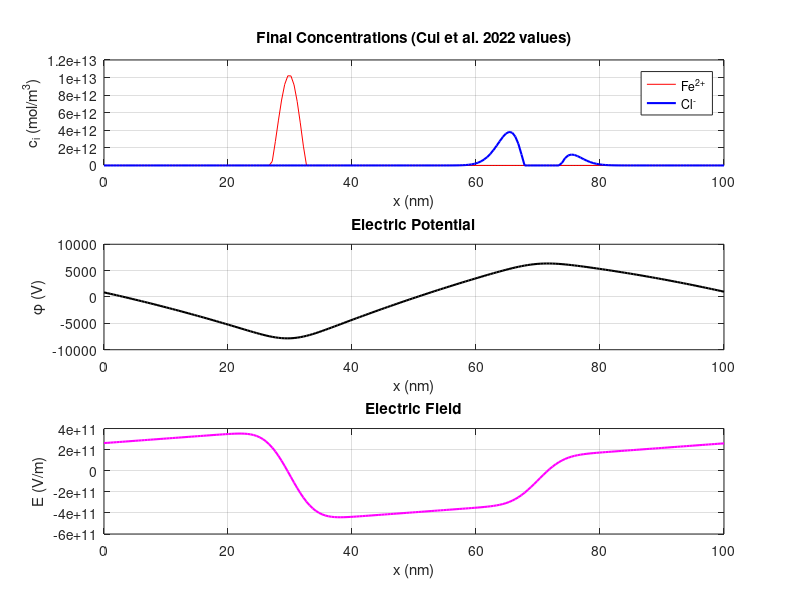
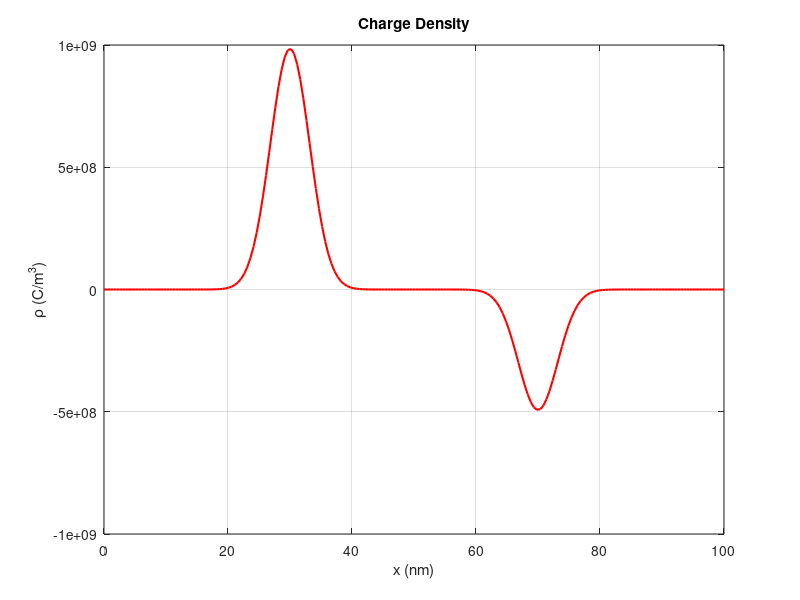

Write the MATLAB code that produced these figures, in order.
#!/usr/bin/env -S octave --no-gui --quiet
set(0, "defaultfigurevisible", "off");  % hide figure window
addpath(genpath("./../../src"));  % add src folder to path

clear; clc; close all;

% -------------------------------------------------------------------------
% Domain setup
% -------------------------------------------------------------------------
Nx = 200;
Lx = 1.0e-7;              % 100 nm domain
dx = Lx / (Nx - 1);
x  = linspace(0, Lx, Nx);

% -------------------------------------------------------------------------
% Physical constants (Cui et al. 2022)
% -------------------------------------------------------------------------
epsilon0 = 8.854e-12;     % vacuum permittivity (F/m)
F = 96485;                 % Faraday constant (C/mol)
R = 8.314;                 % gas constant (J/mol/K)
T = 298;                   % temperature (K)

% Diffusion coefficients (m^2/s)
D_Fe = 5e-10;
D_Cl = 5e-10;

% Mobilities (Nernst–Einstein relation)
mu_Fe = D_Fe * F / (R * T);
mu_Cl = D_Cl * F / (R * T);

% Atomic and saturation concentrations (mol/m³)
c_solid = 1.43e5;          % atomic density of Fe
c_sat   = 5.1e3;           % solubility limit (Fe²⁺ in electrolyte)

% Normalized mole fractions (dimensionless)
X_Fe_sat = c_sat / c_solid;    % = 0.036
X_Cl_sat = X_Fe_sat;           % same for neutrality

% Time settings
dt = 1e-3;
nsteps = 1;

% -------------------------------------------------------------------------
% Initial mole fraction profiles (dimensionless)
% -------------------------------------------------------------------------
X_Fe = X_Fe_sat * exp(-((x - 0.3*Lx).^2) / (0.002*Lx^2));
X_Cl = X_Cl_sat * exp(-((x - 0.7*Lx).^2) / (0.002*Lx^2));

% Normalize (max = X_sat)
X_Fe = X_Fe / max(X_Fe) * X_Fe_sat;
X_Cl = X_Cl / max(X_Cl) * X_Cl_sat;

% Convert to actual concentration (mol/m³)
c_Fe = X_Fe * c_solid;
c_Cl = X_Cl * c_solid;

z_Fe =  2;  % Fe²⁺
z_Cl = -1;  % Cl⁻

% -------------------------------------------------------------------------
% Time evolution (single iteration)
% -------------------------------------------------------------------------
for step = 1:nsteps

    % --- Charge density (C/m³)
    rho = F * (z_Fe * c_Fe + z_Cl * c_Cl);

    % --- Solve Poisson equation via FFT
    rho_hat = fft(rho);
    k = (2*pi/Lx) * [0:(Nx/2-1) -Nx/2:-1];
    k2 = k.^2;  k2(1) = 1;
    phi_hat = -rho_hat ./ (epsilon0 * k2);
    phi_hat(1) = 0;
    phi = real(ifft(phi_hat));

    % --- Electric field
    E = -gradient(phi, dx);

    % --- Ionic fluxes (drift only)
    J_Fe =  mu_Fe * z_Fe * F * c_Fe .* E;
    J_Cl =  mu_Cl * z_Cl * F * c_Cl .* E;

    % --- Update concentrations (conservation)
    c_Fe = c_Fe - dt * gradient(J_Fe, dx) / (F * z_Fe);
    c_Cl = c_Cl - dt * gradient(J_Cl, dx) / (F * z_Cl);

    % --- Clamp to physical range
    c_Fe(c_Fe < 0) = 0;
    c_Cl(c_Cl < 0) = 0;
endfor

% -------------------------------------------------------------------------
% Plots
% -------------------------------------------------------------------------
figure(1);
subplot(3,1,1)
plot(x*1e9, c_Fe, 'r', x*1e9, c_Cl, 'b', 'LineWidth', 1.5);
xlabel('x (nm)'); ylabel('c_i (mol/m^3)');
legend('Fe^{2+}', 'Cl^-');
title('Final Concentrations (Cui et al. 2022 values)');
grid on;

subplot(3,1,2)
plot(x*1e9, phi, 'k', 'LineWidth', 1.5);
xlabel('x (nm)'); ylabel('\phi (V)');
title('Electric Potential');
grid on;

subplot(3,1,3)
plot(x*1e9, E, 'm', 'LineWidth', 1.5);
xlabel('x (nm)'); ylabel('E (V/m)');
title('Electric Field');
grid on;
print("ElectricField_Vectors.png", "-dpng");

figure(2);
plot(x*1e9, rho, 'r', 'LineWidth', 1.5);
xlabel('x (nm)'); ylabel('\rho (C/m^3)');
title('Charge Density');
grid on;
print("Density.png", "-dpng");

disp('Simulation completed using mole fractions from Cui et al. (2022).');

